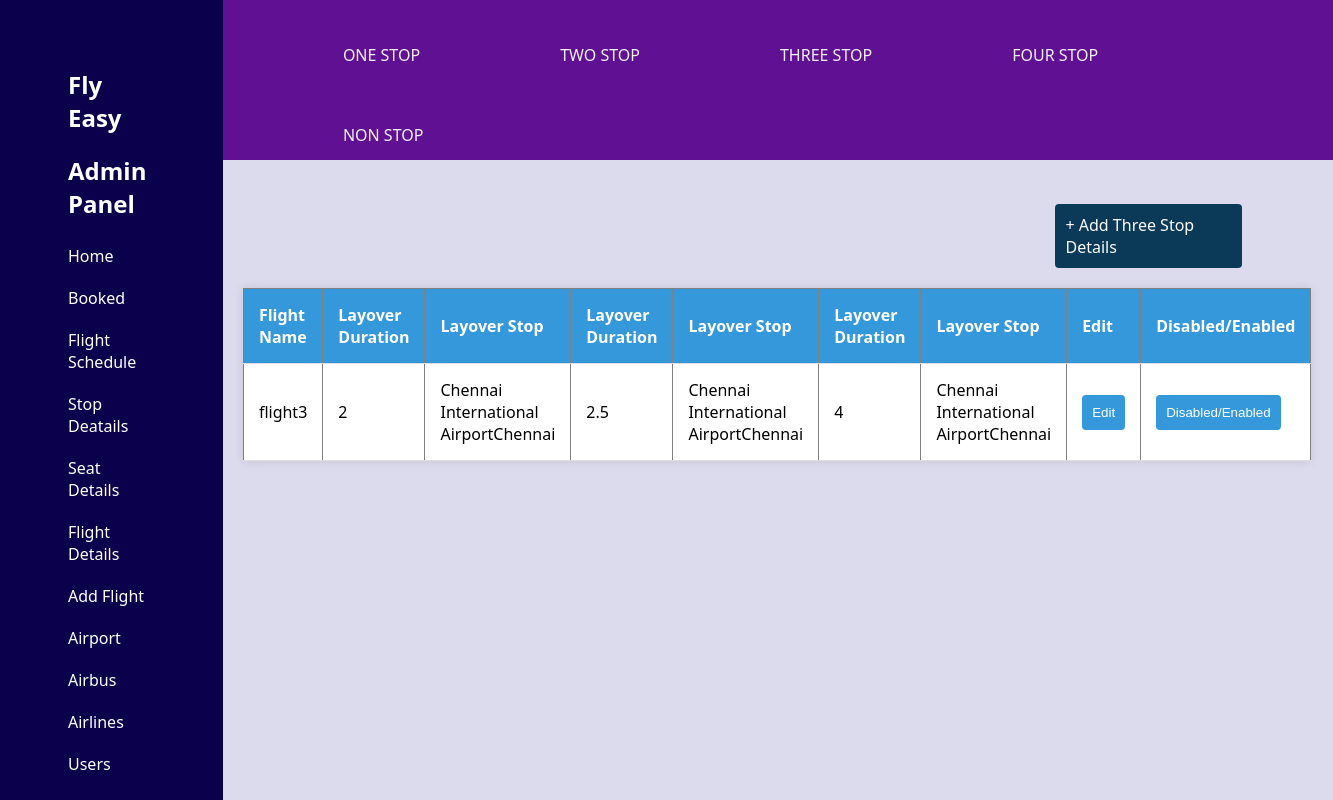
/admin/threestop_view.php, run on the app's committed database.
### tables this page shows
CREATE TABLE `threestop` (
  `threestop_id` int(11) NOT NULL,
  `flight_id` int(11) DEFAULT NULL,
  `f_duration` text DEFAULT NULL,
  `f_stop` varchar(255) DEFAULT NULL,
  `s_duration` text DEFAULT NULL,
  `s_stop` varchar(255) DEFAULT NULL,
  `t_duration` text DEFAULT NULL,
  `t_stop` varchar(255) DEFAULT NULL
);

CREATE TABLE `flight` (
  `flight_id` int(11) NOT NULL,
  `flight_name` varchar(255) DEFAULT NULL,
  `f_airline_name` varchar(255) DEFAULT NULL,
  `f_airbus_name` varchar(255) DEFAULT NULL,
  `f_departure` varchar(255) DEFAULT NULL,
  `f_arrival` varchar(255) DEFAULT NULL,
  `airline_id` int(11) DEFAULT NULL,
  `airport_id` int(11) DEFAULT NULL,
  `airbus_id` int(11) DEFAULT NULL,
  `stop` varchar(255) DEFAULT NULL,
  `flight_service` varchar(255) DEFAULT NULL,
  `price` decimal(10,2) DEFAULT NULL,
  `status` int(11) NOT NULL
);

CREATE TABLE `airport` (
  `airport_id` int(11) NOT NULL,
  `airport_name` varchar(255) NOT NULL,
  `airport_location` varchar(255) NOT NULL,
  `terminal` varchar(255) DEFAULT NULL,
  `active` tinyint(1) DEFAULT 1,
  `status` tinyint(1) NOT NULL DEFAULT 1
);

### admin/threestop_view.php (the view, shortened to what this page needs)
<?php
include("stop.php");
?>
    <html lang="en">
    <head>
    </head>
    <body>
        <br><br>
    <a href="threestop_flight.php" class="add" >  + Add Three Stop Details</a>
    <table border='1'>
        <tr>
            <th>Flight Name</th>
            <th>Layover Duration</th>
            <th>Layover Stop</th>
            <th>Layover Duration</th>
            <th>Layover Stop</th>
            <th>Layover Duration</th>
            <th>Layover Stop</th>
            <th>Edit</th>
            <th>Disabled/Enabled</th>
        </tr>
        <?php
        $details_query = "SELECT flight.flight_name, airport.airport_location,airport.airport_name,
        threestop.f_duration, airport.airport_location AS f_stop,
        threestop.s_duration, airport.airport_location  AS s_stop,
        threestop.t_duration, airport.airport_location  AS t_stop
 FROM threestop
 INNER JOIN airport ON threestop.f_stop = airport.airport_id
 INNER JOIN flight ON threestop.flight_id = flight.flight_id";
        $details_result = mysqli_query($con, $details_query);
        while ($row = mysqli_fetch_array($details_result)) {
            echo "<tr>";
            echo "<td>" . $row['flight_name'] . "</td>";
            echo "<td>" . $row['f_duration'] . "</td>";
            echo "<td>" . $row['airport_name'] . $row['f_stop'] . "</td>";
            echo "<td>" . $row['s_duration'] . "</td>";
            echo "<td>" . $row['airport_name'] . $row['s_stop'] . "</td>";
            echo "<td>" . $row['t_duration'] . "</td>";
            echo "<td>" . $row['airport_name'] . $row['t_stop'] . "</td>";
            echo "<td><button>Edit</button></td>";
            echo "<td><button>Disabled/Enabled</button></td>";
            echo "</tr>";
        }
        ?>
    </table>
    </body>
    </html>

### admin/includes/base.php (style rules this page uses)
body, h1, ul, li, a { margin: 0; padding: 0; list-style: none; text-decoration: none; }
body { font-family: Arial, sans-serif; margin: 0; padding: 0; }

### admin/threestop_view.php (style rules this page uses)
body { font-family: 'Segoe UI', Tahoma, Geneva, Verdana, sans-serif; background-color: #f2f2f2; margin: 0; padding: 0; display: flex; justify-content: center; align-items: center; height: 100vh; }
table { width: 95%; border-collapse: collapse; margin: 20px; background-color: #fff; box-shadow: 0 0 10px rgba(0, 0, 0, 0.1); }
th, td { padding: 15px; text-align: left; border-bottom: 1px solid #ddd; }
th { background-color: #3498db; color: #fff; }
button { background-color: #3498db; color: #fff; padding: 10px; border: none; border-radius: 4px; cursor: pointer; }
.add { background-color: #0b3958; width: 15%; color: #fff; padding: 10px; border: none; border-radius: 4px; cursor: pointer; margin-left: 75%; }

### data on the page
threestop: flight.flight_name "flight3", f_duration "2", airport.airport_name "Chennai International Airport", airport.airport_location "Chennai", s_duration "2.5", t_duration "4"
